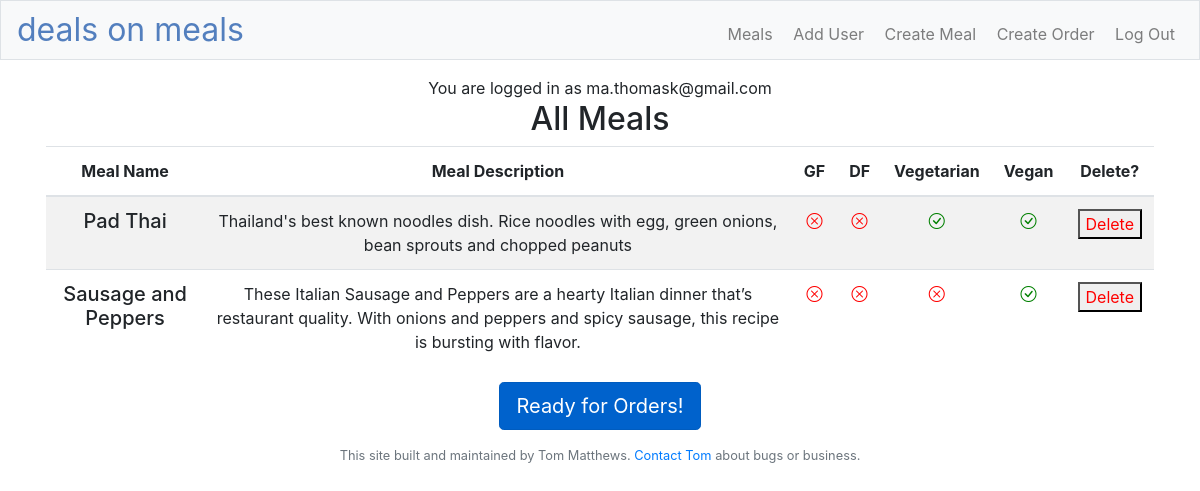
/mealsEdit (signed in), run on an earlier commit of the app's database.
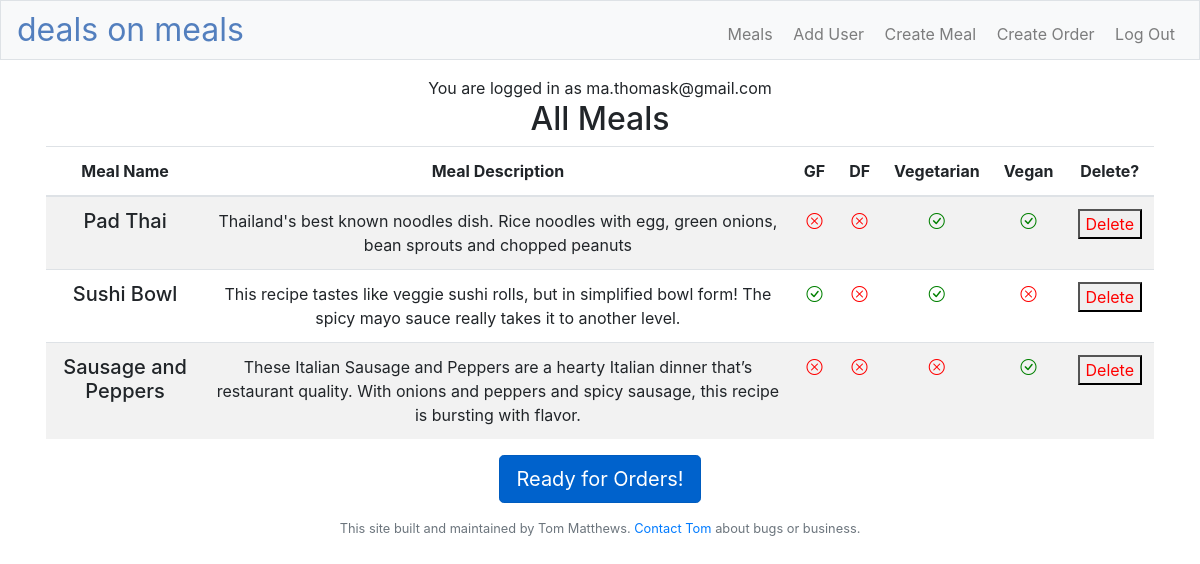
And on a later commit of the database.
### models.py (models this page shows, shortened)
class User(db.Model):
    id = db.Column(db.Integer, primary_key=True)
    name = db.Column(db.String(), unique=False, nullable=False)
    email = db.Column(db.String(), unique=True, nullable=False)
    hashPw = db.Column(db.String(), nullable=False)
    orders = db.relationship('Order', backref='user', lazy=True)
    pwResetExp = db.Column(db.DateTime(), nullable=True)
    pwResetHash = db.Column(db.String(), nullable=True)

class Meal(db.Model):
    __tablename__ = "meal"
    id = db.Column(db.Integer, primary_key=True)
    title = db.Column(db.String(), nullable=False)
    desc = db.Column(db.String(), nullable=False)
    gf = db.Column(db.Boolean(), nullable=False, default=False)
    df = db.Column(db.Boolean(),  nullable=False, default=False)
    vgt = db.Column(db.Boolean(),  nullable=False, default=False)
    vgn = db.Column(db.Boolean(),  nullable=False, default=False)
    archived = db.Column(db.Boolean(), nullable=False, default=False)
    price = db.Column(db.Integer, nullable=False, default=11)

### adminFunctions.py (the view)
@app.route("/mealsEdit", methods=["GET", "POST"])
@login_required
def mealsEdit():
    myUser = User.query.filter(User.id == session["user_id"]).first()
    email = myUser.email
    if not isAdmin():
        return render_template('home.html', message="You do not have access to this page")
    meals = Meal.query.filter(Meal.archived==False).paginate(per_page=2000)
    return render_template('meals.html', meals=meals, email=email, isAdmin=isAdmin())

### adminFunctions.py (called while the page is built)
def isAdmin():
    if ('user_id' not in session):
        return False
    currentUser = User.query.filter(User.id == session["user_id"]).first()
    if currentUser.email in ADMIN_EMAILS:
        return True
    return False

### app.py (called while the page is built)
@app.after_request
def after_request(response):
    response.headers["Cache-Control"] = "no-cache, no-store, must-revalidate"
    response.headers["Expires"] = 0
    response.headers["Pragma"] = "no-cache"
    return response

### helpers.py (called while the page is built)
def login_required(f):
    @wraps(f)
    def decorated_function(*args, **kwargs):
        if session.get("user_id") is None:
            return redirect("/login")
        return f(*args, **kwargs)
    return decorated_function

### templates/meals.html (shortened to what this page needs)
{% extends "layout.html" %}
{% block main %}
<h2>All Meals</h2>
<div class="container">
    <div class="row text-wrap">
        <div class="table-responsive">
            <table class="table table-striped">
                <thead>
                    <tr>
                        <th>Meal Name</th>
                        <th>Meal Description</th>
                        <th>GF</th>
                        <th>DF</th>
                        <th>Vegetarian</th>
                        <th>Vegan</th>
                        <th>Delete?</th>
                    </tr>
                </thead>
                <tbody>
                    {%for meal in meals.items %}
                    <tr>
                        <td><h5>{{ meal.title }}</h5></td>
                        <td>{{ meal.desc  }}</td>
                        <td>{% if meal.gf  %} <i class="bi bi-x-circle"></i></td>{% else %}<i class="bi bi-check-circle"></i>{% endif %}
                        <td>{% if meal.df  %} <i class="bi bi-x-circle"></i></td>{% else %}<i class="bi bi-check-circle"></i>{% endif %}
                        <td>{% if meal.vgt  %} <i class="bi bi-x-circle"></i></td>{% else %}<i class="bi bi-check-circle"></i>{% endif %}
                        <td>{% if meal.vgn  %} <i class="bi bi-x-circle"></i></td>{% else %}<i class="bi bi-check-circle"></i>{% endif %}
                        <td style="color:red">
                            <form action="/archiveMeal" method="post" style="color:red">
                                <button name="id" value="{{meal.id}}" style="color:red">
                                    Delete
                                </button>
                            </form>
                        </td>
                    </tr>
                    {% endfor %}
                </tbody>
            </table>
            <a href="/createWeek" class="btn btn-primary btn-lg active" role="button" aria-pressed="true">Ready for Orders!</a>
        </div>
    </div>
</div>
{% endblock %}

### templates/layout.html (shortened to what this page needs)
<!DOCTYPE html>
<html lang="en">
    <head>
        <link rel="stylesheet" href="https://cdn.jsdelivr.net/npm/bootstrap@4.5.3/dist/css/bootstrap.min.css">
        <link href="/static/styles.css" rel="stylesheet">
        <link rel="stylesheet" href="https://cdn.jsdelivr.net/npm/bootstrap-icons@1.8.1/font/bootstrap-icons.css">
    </head>
    <body>
            <nav class="navbar navbar-expand-md navbar-light bg-light border py-0">
                <a class="navbar-brand" href="/"><span class="blue">deals on meals</span></a>
                <div class="collapse navbar-collapse ml-auto" id="navbar">
                    <ul class="navbar-nav text-right ml-auto mt-2">
                        {% if isAdmin %}
                        <li class="nav-item"><a class="nav-link" href="/mealsEdit">&nbsp;Meals</a></li>
                        <li class="nav-item"><a class="nav-link" href="/addUser">&nbsp;Add User</a></li>
                        <li class="nav-item"><a class="nav-link" href="/createMeal">&nbsp;Create Meal</a></li>
                        {% endif %}
                        {% if session.user_id %}
                        <li class="nav-item"><a class="nav-link" href="/createOrder">&nbsp;Create Order</a></li>
                        <li class="nav-item"><a class="nav-link" href="/logout">&nbsp;Log Out</a></li>
                        {% endif %}
                    </ul>
                </div>
            </nav>
        <main class="container p-3">
            <div class="center">
                {% if email %}
                <span class="center">You are logged in as {{ email }}</span>
                {% else %}
                <span class="center">You are not logged in</span>
                {% endif %}
            </div>
            {% block main %}{% endblock %}
        </main>
        <footer class="small text-center text-muted">
            This site built and maintained by Tom Matthews. <a href="mailto:ma.thomask@gmail.com">Contact Tom</a> about bugs or business.
        </footer>
    </body>
</html>

### static/styles.css (style rules this page uses)
nav .navbar-brand { font-size: xx-large; }
nav .navbar-brand .blue { color: #537fbe; }
main { overflow-x: auto; text-align: center; }
.bi-x-circle { color: red; }
.bi-check-circle { color: green; }
th { position: sticky; top: 0; }

What changed in the data, as far as the page shows it:
now on this page (row edited): Meal: title "Sushi Bowl", desc "This recipe tastes like veggie sushi rolls, but in simplified bowl form! The spicy mayo sauce really takes it to another level.", gf False (drawn), df True (drawn), vgt False (drawn), vgn True (drawn), {{ meal.id }} 2 (drawn)
